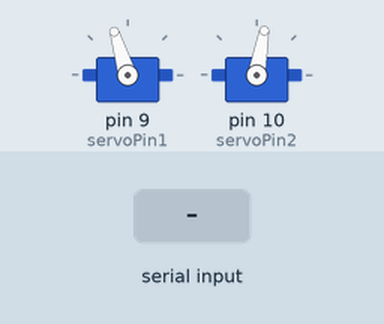
This sketch was run on a simulated Arduino Uno, built with avr-gcc and run on an emulated ATmega328P. Shown: 2 × servo. The test bench sets the inputs (shaded band).

Above: at 1.2 s.
1.3 s: "1\n" received over Serial
At 2.2 s:
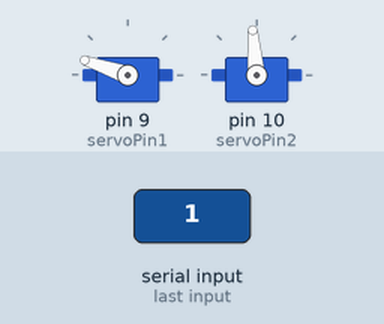
2.9 s: "2\n" received over Serial
At 3.4 s:
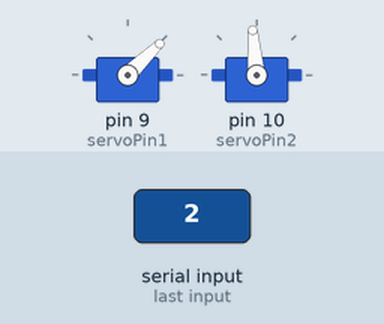
4.5 s: "3\n" received over Serial
At 5.8 s:
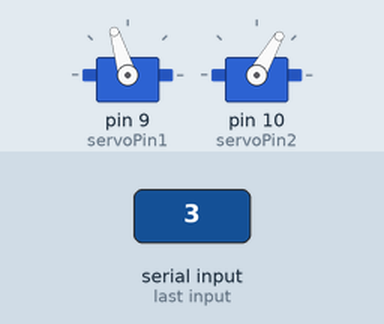
6.1 s: "4\n" received over Serial
At 7.1 s:
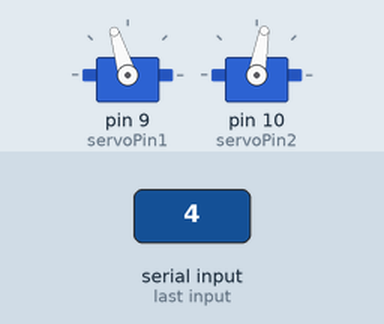
Timing chart, 0 to 8.7 s (numbered marks = the images above; inputs shaded):
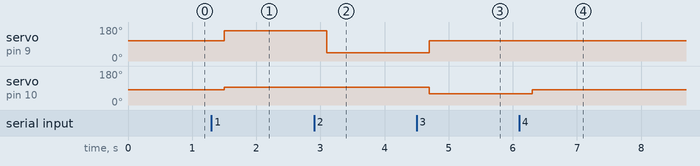

The sketch:

ball_followarduinoWITHSEARCHandfunctions.ino
```cpp
 #include <Arduino.h>
#include <Servo.h>
//initalizing the servo pins that will be used, 9 controlls both front servos, 10 is the motor controller
Servo servo1;
int servoPin1 = 9;
Servo esc;
int servoPin2 = 10;
int timer;
//the functions are relatively straighforward, the writeMicroseconds number is what i thought looked like it would work well with testing
//but this may need to be changed (robot appears to be rubbing) the speed can also be changed here.
//---------------functions-----------------
void Straight(){
  servo1.writeMicroseconds(1650);
    esc.write(95);
}
void Left(){
  servo1.writeMicroseconds(2200);
  esc.write(95);
}
void Right(){
   servo1.writeMicroseconds(1000);
  esc.write(95);
}
void Back(){
  servo1.writeMicroseconds(1650);
    esc.write(60);
}
void Stop(){
  servo1.writeMicroseconds(1650);
    esc.write(80);
}
//the search function has the robot turn right for 3000 iterations and then drive straight for 3000 iteratioins.
//this worked okay in the yard, can be made more complicated, as in adding a spiral and whatnot probably the most complicated part of the code.
void Search(){
  if (timer >=3000){
      servo1.writeMicroseconds(1000);
  esc.write(95);
  delay(1);
  timer = timer + 1;
    }
    if (timer <3000){
       servo1.writeMicroseconds(1650);
    esc.write(95);
    delay(1);
    timer = timer + 1;
    }
  if (timer >= 6000){
    timer = 0;
  }
}
//-----------------------------------------


int commandfromjetson;
//attaching servo pins and waiting to connect to the jetson, also trying to initalize the esc, you may need to open up other code of get the main
//function to write 80 to it somehow if the robot is not moving, need to hear the beep!
void setup() {
  servo1.attach(servoPin1);
  esc.attach (servoPin2);
  Serial.begin(2000000);
  while(!Serial){
    ;//WAITING FOR THE Serial TO CONNECT
  }
  Serial.setTimeout(200);
esc.write(80);
commandfromjetson =4;
}


void loop() {

  //waiting for jetson command, then goes through the if loops and sees which one it triggers.
  //any sort of decision on when to go into search needs to be included in the larger python code.
  if (Serial.available()>0){
  commandfromjetson = Serial.readString().toInt();
 //0 is straight 1 is left 2 is right 3 is bacwards 4 is stop
 if (commandfromjetson != 5){
timer = 0;
  }
 }

  if (commandfromjetson == 0){
    Straight();
  }
  if (commandfromjetson == 1){
    Left();
  }
  if (commandfromjetson ==2){
  Right();
  }
  if (commandfromjetson == 3){
    Back();
  }
  if (commandfromjetson == 4){
    Stop();
  }
  if (commandfromjetson == 5){
  Search();
  }


  }
```

Measured:
- after the input at 1.3 s, servo on pin 9 (servoPin1): 107° → 161° after 0.20 s; servo on pin 10 (servoPin2): 80° → 95° after 0.20 s
- after the input at 2.9 s, servo on pin 9 (servoPin1): 161° → 44° after 0.20 s
- after the input at 4.5 s, servo on pin 9 (servoPin1): 44° → 107° after 0.20 s; servo on pin 10 (servoPin2): 95° → 60° after 0.20 s
- after the input at 6.1 s, servo on pin 10 (servoPin2): 60° → 80° after 0.20 s
